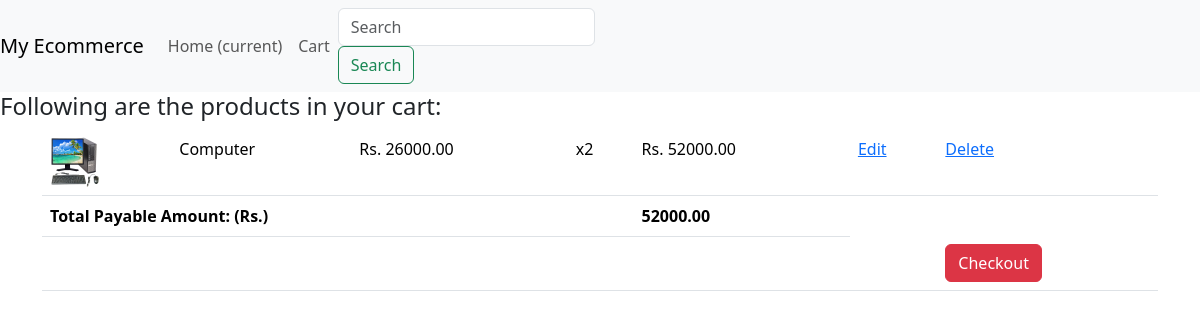
/my/cart/ (signed in), run on the app's committed database.
### catalog/models.py (models this page shows, shortened)
class ShoppingCart(models.Model):
    user = models.ForeignKey(User,on_delete=models.CASCADE)
    product = models.ForeignKey(Product,on_delete=models.CASCADE)
    quantity = models.IntegerField(default=0)

class Product(models.Model):
    name = models.CharField(max_length=255)
    price = models.DecimalField(max_digits=10,decimal_places=2)
    category = models.ForeignKey(Category,on_delete=models.CASCADE)
    photo = models.FileField(upload_to='uploads/')

### catalog/views.py (the view)
# urls.py: path('my/cart/',views.cart_detail,name='cart_detail'),
@login_required(login_url="/login/")
def cart_detail(request):
    user = User.objects.get(id=request.user.id)
    items = ShoppingCart.objects.filter(user=user)
    return render(request,'cart_detail.html',{'items':items})

### catalog/templatetags/catalog_extras.py (called while the page is built)
@register.filter
def getProductTotal(obj):
    amount = (obj.product.price)*(obj.quantity)
    return amount

@register.filter
def getPayable(items):
    total = 0
    for item in items:
        total = total + (getProductTotal(item))
    return total

### catalog/templates/cart_Detail.html
{% extends "base.html" %}
{% load catalog_extras %}
{% block cartdetail %}
<h4> Following are the products in your cart: </h4>
<div class="container">
    <div class="row">
        <div class="col">
            <table class="table">
                <tbody>
                    {% for item in items %}
                    <tr>
                        <td> <img src="{{item.product.photo.url}}" alt="" style="width: 50px; height: auto;">  </td>
                        <td>{{item.product.name}} </td>
                        <td> Rs. {{item.product.price}} </td>
                        <td>x{{item.quantity}} </td>
                        <td>Rs. {{item|getProductTotal }}</td>
                        <td> <a href="/cart/edit/{{item.id}}"> Edit</a> </td>
                        <td> <a href="/cart/delete/{{item.id}}"> Delete</a> </td>
                    </tr>
                    {% endfor %}
                    <tr>
                        <th colspan="4">Total Payable Amount: (Rs.)</th>
                        <th>{{items|getPayable}} </th>
                    </tr>
                    <tr>
                        <th colspan="6"></th>
                        <th ><a href="/checkout/" class="btn btn-danger">Checkout</a></th>
                    </tr>
                </tbody>
            </table>
        </div>
    </div>
</div>
{% endblock %}

### data on the page
ShoppingCart: product.photo (picture), product.name "Computer", product.price "26000.00", quantity "2", product+quantity "52000.00"
